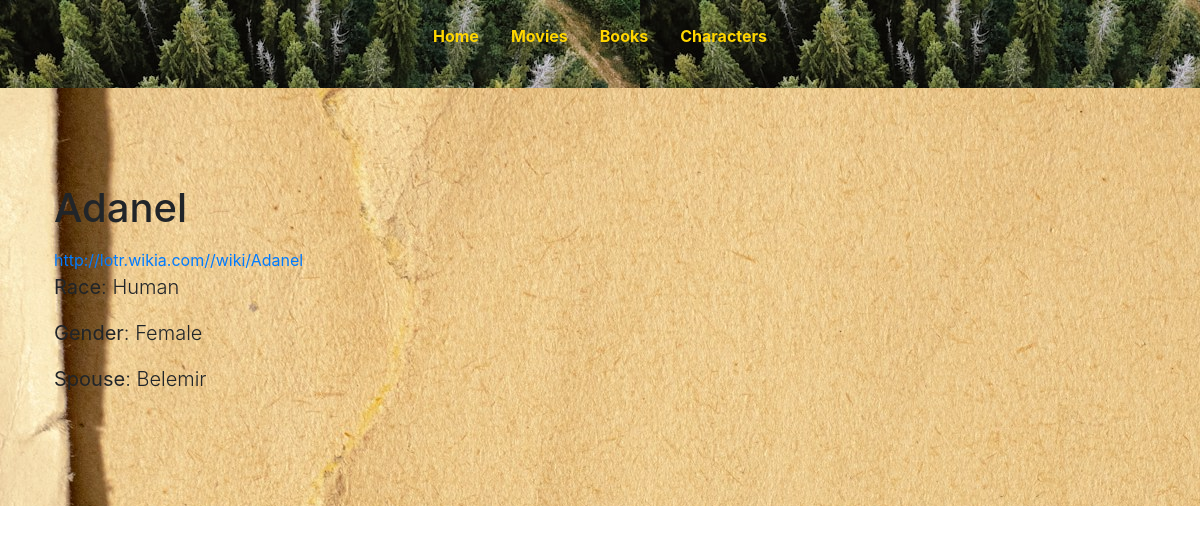
Page /characters/5cd99d4bde30eff6ebccfbbe on the committed database.
### main.py (models this page shows)
class Character(db.Model):
    __tablename__ = 'characters'
    id = db.Column(db.String, primary_key=True)
    name = db.Column(db.String)
    url = db.Column(db.String)
    race = db.Column(db.String)
    birth = db.Column(db.String)
    gender = db.Column(db.String)
    death = db.Column(db.String)
    hair = db.Column(db.String)
    height = db.Column(db.Integer)
    realm = db.Column(db.String)
    spouse = db.Column(db.String)
    character_quotes = relationship('Quote', back_populates='character')

### main.py (the view)
@app.route("/characters/<character_id>")
def show_character(character_id):
    character = db.session.execute(db.select(Character).where(Character.id == character_id)).scalar()
    return render_template('character_info.html', character=character)

### templates/character_info.html (shortened to what this page needs)
{% include "header.html" %}
{{ bootstrap.load_css() }}
<main style="background-image:url('../static/assets/img/bg.jpg')">
  <div class="container col-xxl-8 px-4 py-5">
    <div class="row flex-lg-row-reverse align-items-center g-5 py-5">
      <div class="col-lg-6">
        <h1 class="display-5 fw-bold text-body-emphasis lh-1 mb-3">{{character.name}}</h1>
        {% if character.url %}
        <a href="{{character.url}}">{{character.url}}</a>
        {% endif %}
        <p class="lead"><b>Race</b>: {{character.race}}</p>
        {% if character.gender %}
        <p class="lead"><b>Gender</b>: {{character.gender}}</p>
        {% endif %}
        {% if character.spouse %}
        <p class="lead"><b>Spouse</b>: {{character.spouse}}</p>
        {% endif %}
      </div>
      </div>
    </div>
</main>

### static/css/styles.css (style rules this page uses)
body { margin-top: 0; margin-bottom: 0.5rem; font-family: "Open Sans", -apple-system, BlinkMacSystemFont, "Segoe UI", Roboto, "Helvetica Neue", Arial, sans-serif, "Apple Color Emoji", "Segoe UI Emoji", "Segoe UI Symbol", "Noto Color Emoji"; font-weight: 800; line-height: 1.2; }
.container { overflow: auto; justify-content: flex-start; padding: 20px; }

### rows in the picture
Character: name "Adanel", url "http://lotr.wikia.com//wiki/Adanel", race "Human", gender "Female", spouse "Belemir"
